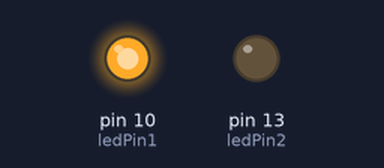
Bench run of a sketch on a simulated Arduino Uno, built with avr-gcc and run on an emulated ATmega328P. Shown: output pins drawn as LEDs (lit = HIGH).

Above: at 0.7 s.
At 5.2 s:
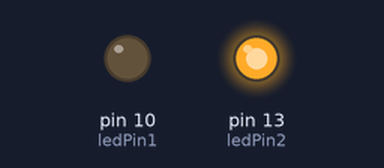
Timing chart, 0 to 6.9 s (numbered marks = the images above):
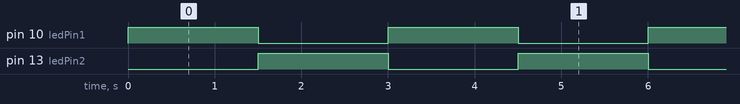

The sketch:

opdracht1.ino
```cpp
// Pindefinitie
const int ledPin1 = 10;
const int ledPin2 = 13;

void setup() {
  // LED-pinnen instellen als output
  pinMode(ledPin1, OUTPUT);
  pinMode(ledPin2, OUTPUT);
}

void loop() {
  // LED 1 aan, LED 2 uit
  digitalWrite(ledPin1, HIGH);
  digitalWrite(ledPin2, LOW);
  delay(1500); // 1,5 seconden wachten

  // LED 1 uit, LED 2 aan
  digitalWrite(ledPin1, LOW);
  digitalWrite(ledPin2, HIGH);
  delay(1500); // 1,5 seconden wachten
}
```

Measured:
- by itself, pin 10 (ledPin1), pin 13 (ledPin2): alternates HIGH for 1.5 s and LOW for 1.5 s
